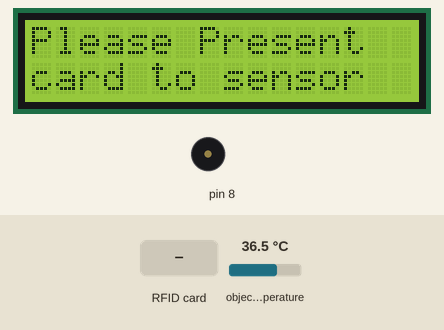
The program below on a simulated Arduino Mega 2560, built with avr-gcc and run on an emulated ATmega2560. Parts: 16×2 character LCD, buzzer (waves = sounding). The inputs (shaded band) are chosen by the test bench; at power-on: object temperature 36.5 °C. What the program prints to the serial monitor is not drawn.

Above: at 1.3 s.
1.4 s: RFID card 31 D0 7B A5 held to the reader
At 2.8 s:
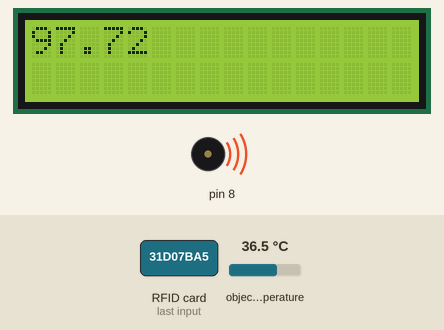
At 6.7 s:
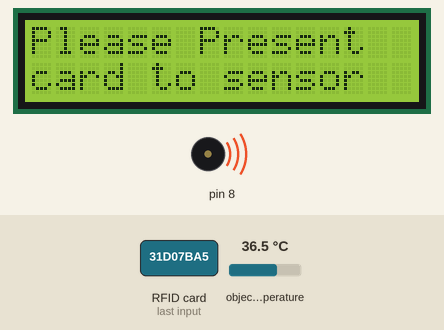
Timing chart, 0 to 8.2 s (numbered marks = the images above; inputs shaded):
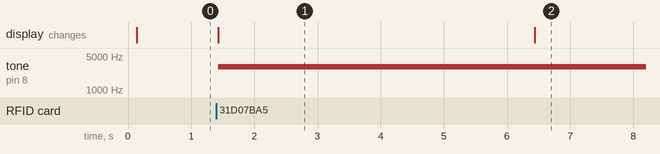

The program:

main.cpp
```cpp
/*
    Written By Joseph Rosw-Provey & Alexander Ryan 2021

    Version 1.0

    Version Notes: Still trying to figure out how to compare card uids agaisnt a scope
*/
#include <SPI.h>
#include <MFRC522.h>


#define RST_PIN         49          // Configurable
#define SS_PIN          53         // Configurable

MFRC522 mfrc522(SS_PIN, RST_PIN);  // Create MFRC522 instance
#include <Wire.h>
#include <LiquidCrystal.h>
#include <Adafruit_MLX90614.h>
Adafruit_MLX90614 mlx = Adafruit_MLX90614();


LiquidCrystal lcd(2, 3, 4, 5, 6, 7);

//List of Card UID with names assicoated with them | maybe put in a seperate function with check to fix scope error???


void setup(){
  lcd.begin(16,2);
  Serial.begin(9600);    // Start serial interface with computer
  while (!Serial);    // Do nothing if no serial port is opened (added for Arduinos based on ATMEGA32U4)
  SPI.begin();      // Init SPI bus
  mfrc522.PCD_Init();   // Init MFRC522
  delay(4);       // Optional delay. Some boards do need more time after init to be ready
  mfrc522.PCD_DumpVersionToSerial();  // Show details of PCD - MFRC522 Card Reader details
  Serial.println(F("Scan PICC to see UID, SAK, type, and data blocks..."));
  mlx.begin();

  }

void checktemp() {


      lcd.print(mlx.readObjectTempF());

       delay(2000);

 /*    lcd.print("Error");
       lcd.setCursor(0,1);
       lcd.print("Temp sensor Failed");

       delay(2000);
       lcd.clear(); */


  }

  void cardlookup() {

            String userid;
for (byte i = 0; i < mfrc522.uid.size; i++) {
  userid += String(mfrc522.uid.uidByte[i], HEX);
}
Serial.println(userid );
userid.toUpperCase();
lcd.print(userid);


    lcd.clear();


    String tagUIDS[][3] = {

      {"31D07BA5", "Jack"},
      {"B933389B", "Molly"}
    };

    // finds the length of the tag uids array...
    int len = *(&tagUIDS + 1) - tagUIDS;

    //...then prints to serial
    Serial.print(len);

    lcd.clear();
    lcd.print("Hello");

    delay(2000);
    loop();
  }

  void loop() {
    String tagUID = "B933389B";

    //probbaly Unnecessary to set to 0,0 but I do for peace of mind
    lcd.setCursor(0,0);
    lcd.print("Please Present ");
    lcd.setCursor(0,1);
    lcd.print("card to sensor");


   //look for new cards
    if ( ! mfrc522.PICC_IsNewCardPresent()) {

    return;
  }

  // Select one of the cards
  if ( ! mfrc522.PICC_ReadCardSerial()) {
        return;
    }


     tone(8,3000.250);
     lcd.clear();
     String tag = "";


      //cardlookup();
      checktemp();


delay(3000);

  }


    
```

Measured:
- after the input at 1.4 s, tone on pin 8: silent → 3000 Hz at once; the display: changes at once (image 1)
- what the display in image 1 shows lasts 5.0 s, from 1.4 s to 6.4 s
